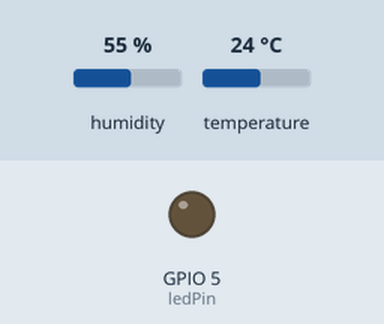
The sketch below on a simulated ESP8266 (NodeMCU). On the bench: output pins drawn as LEDs (lit = HIGH). The test bench sets the inputs (shaded band); at power-on: temperature 24 °C, humidity 55 %. WiFi joins after 1.5 s; servers stay silent unless stated; no MQTT or app messages arrive unless stated; what the sketch prints to the serial monitor is not drawn.

Above: at 2.7 s.
2.8 s: temperature set to 30.3 °C
9.5 s: temperature set to 31.9 °C
At 13.2 s:
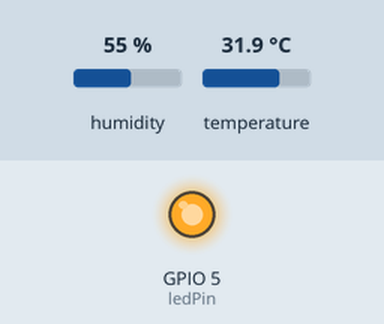
Timing chart, 0 to 14.7 s (numbered marks = the images above; inputs shaded):
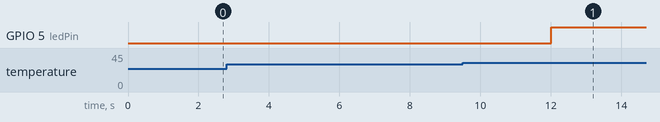

Measured:
- the behaviour switches between 31 and 31.1 °C on temperature (found by bisection; images 0 and 1)
- after the input at 2.8 s, every drawn part: stays the same
- after the input at 9.5 s, GPIO 5 (ledPin): LOW → HIGH after 2.5 s

The sketch:

6.7_Tugas_Sistem_Telemetri___Kendali_Closed-Loop_Industri.ino
```cpp
#include <ESP8266WiFi.h>
#include <PubSubClient.h>
#include <ArduinoJson.h>
#include <DHT.h>

// Kredensial Jaringan Wi-Fi
const char* ssid = "albyhalim";
const char* password = "alby200707";

// Konfigurasi Broker MQTT Publik
const char* mqttServer = "broker.hivemq.com";
const int mqttPort = 1883;
const char* clientId = "ESP8266_LabIoT_25782031_ClosedLoop";

// Definisi Topik Mandiri Sesuai Tugas 6.7
const char* topicPublish   = "polinela/labiot/25782031/telemetri";
const char* topicSubscribe = "polinela/labiot/25782031/kendali";
const char* topicAlert     = "polinela/labiot/25782031/alert";
const char* topicStatus    = "polinela/labiot/25782031/status";

// Alokasi Pin Perangkat Keras
const byte dhtPin = 2; // Pin D4 (GPIO 2)
const byte ledPin = 5; // Pin D1 (GPIO 5)
#define DHTTYPE DHT22  // Sesuaikan dengan sensor yang digunakan

DHT dht(dhtPin, DHTTYPE);
WiFiClient espClient;
PubSubClient client(espClient);

unsigned long lastTelemetryTime = 0;
const unsigned long telemetryInterval = 4000; // Siklus kirim 4 detik

// Variabel flag state latch untuk mencegah spamming pesan alert
bool alertSent = false;

// Fungsi Callback untuk menerima perintah kendali manual dari operator
void callback(char* topic, byte* payload, unsigned int length) {
  char incomingBuffer[length + 1];
  memcpy(incomingBuffer, payload, length);
  incomingBuffer[length] = '\0';

  Serial.println("----------------------------------------");
  Serial.printf("[KONTROL DITERIMA] Topik: %s | Payload: %s\n", topic, incomingBuffer);

  StaticJsonDocument<256> doc;
  DeserializationError err = deserializeJson(doc, incomingBuffer);
  if (err) {
    Serial.println("Gagal membedah payload JSON!");
    return;
  }

  if (doc.containsKey("led")) {
    int val = doc["led"];
    digitalWrite(ledPin, val == 1 ? HIGH : LOW);
    Serial.printf("--> [MANUAL OVERRIDE] Status LED diubah: %s\n", val == 1 ? "MENYALA" : "PADAM");
  }
  Serial.println("----------------------------------------");
}

void reconnect() {
  while (!client.connected()) {
    Serial.print("Menghubungkan kembali ke Broker...");

    // Konfigurasi Pesan Wasiat Last Will and Testament (LWT)
    // Format: client.connect(clientId, willTopic, willQos, willRetain, willMessage)
    String willMessage = "{\"status\": \"OFFLINE\", \"keterangan\": \"Perangkat Terputus Tak Terduga\"}";

    if (client.connect(clientId, topicStatus, 1, true, willMessage.c_str())) {
      Serial.println(" Sukses Terhubung!");

      // Daftarkan subskripsi topik kendali
      client.subscribe(topicSubscribe);
      Serial.printf("Subskripsi Topik Kendali: %s\n", topicSubscribe);

      // Publikasikan status ONLINE sesaat setelah terhubung
      String onlineMessage = "{\"status\": \"ONLINE\", \"keterangan\": \"Perangkat Beroperasi Normal\"}";
      client.publish(topicStatus, onlineMessage.c_str(), true);
    } else {
      Serial.printf("Gagal (rc=%d). Coba lagi dalam 4 detik...\n", client.state());
      delay(4000);
    }
  }
}

void setup() {
  Serial.begin(115200);
  pinMode(ledPin, OUTPUT);
  digitalWrite(ledPin, LOW);

  dht.begin();

  WiFi.mode(WIFI_STA);
  WiFi.begin(ssid, password);
  Serial.print("Menghubungkan Wi-Fi");
  while (WiFi.status() != WL_CONNECTED) {
    delay(500);
    Serial.print(".");
  }
  Serial.println("\nWi-Fi Terkoneksi!");
  Serial.print("IP Address: ");
  Serial.println(WiFi.localIP());

  client.setServer(mqttServer, mqttPort);
  client.setCallback(callback);
}

void loop() {
  if (!client.connected()) {
    reconnect();
  }
  client.loop(); // Memelihara sesi TCP dan memproses callback masuk

  unsigned long now = millis();
  if (now - lastTelemetryTime >= telemetryInterval) {
    lastTelemetryTime = now;

    float t = dht.readTemperature();
    float h = dht.readHumidity();

    if (!isnan(t) && !isnan(h)) {
      // 1. Klasifikasi Kondisi Suhu (Ambang batas 31.0°C)
      String kondisiSuhu = (t > 31.0) ? "PANAS" : "NORMAL";

      // 2. Rule Engine / Safety Closed-Loop Lokal
      if (t > 31.0) {
        // Otomatis nyalakan indikator LED darurat
        digitalWrite(ledPin, HIGH);

        // Kirim alert khusus ke kanal alert jika belum terkirim (state latch)
        if (!alertSent) {
          StaticJsonDocument<256> docAlert;
          docAlert["status"] = "BAHAYA";
          docAlert["parameter"] = "OVERHEAT";
          docAlert["nilai_suhu"] = serialized(String(t, 2));

          char alertBuffer[256];
          serializeJson(docAlert, alertBuffer);

          if (client.publish(topicAlert, alertBuffer)) {
            Serial.printf("[ALERT TERKIRIM] %s\n", alertBuffer);
            alertSent = true; // Kunci flag agar tidak spam
          }
        }
      } else {
        // Reset flag alert jika suhu kembali normal
        if (alertSent) {
          alertSent = false;
        }
      }

      // 3. Publikasi Paket Telemetri Rutin Berformat JSON
      StaticJsonDocument<256> docOut;
      docOut["node_id"] = clientId;
      docOut["suhu"] = serialized(String(t, 2));
      docOut["kelembapan"] = serialized(String(h, 2));
      docOut["kondisi_suhu"] = kondisiSuhu;
      docOut["status_led"] = digitalRead(ledPin);

      char buffer[256];
      serializeJson(docOut, buffer);

      bool success = client.publish(topicPublish, buffer);
      if (success) {
        Serial.printf("[TELEMETRI TERKIRIM] %s\n", buffer);
      } else {
        Serial.println("[ERROR] Gagal memublikasikan telemetri!");
      }
    }
  }
}
```
